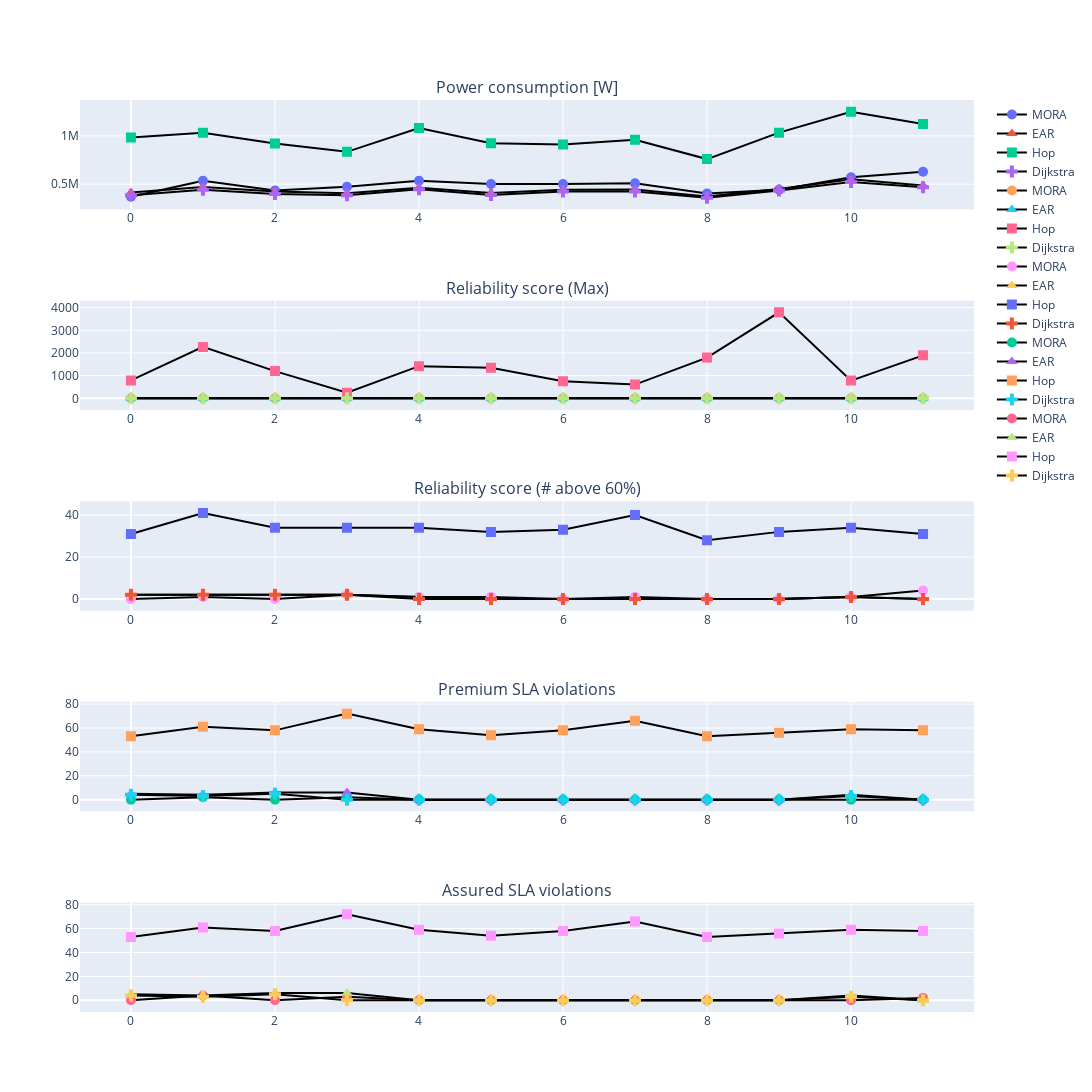

Notebook source saved alongside this figure:
### Code cell
attributes = [df_MORA.columns[1], df_MORA.columns[2], df_MORA.columns[3], df_MORA.columns[6], df_MORA.columns[7]]
fig = make_subplots(rows=len(attributes), cols=1, subplot_titles=(df_MORA.columns[1], df_MORA.columns[2], df_MORA.columns[3], df_MORA.columns[6], df_MORA.columns[7]))
for idx, att in enumerate(attributes):
    
    pw_MORA = df_MORA[att]
    pw_EAR = df_EAR[att]
    pw_Hop = df_hop[att]
    pw_D = df_D[att]

    fig.add_trace(go.Scatter(x=x_axis, y=pw_MORA,
                        mode='lines+markers',
                        name='MORA', marker_symbol='circle', marker=dict(
                                color='rgba(3, 252, 32)',
                                size=10,)), row = idx+1, col=1)

    fig.add_trace(go.Scatter(x=x_axis, y=pw_EAR,
                        mode='lines+markers',
                        name='EAR', marker_symbol='triangle-up', marker=dict(
                                color='rgba(252, 3, 3)',
                                size=10,)), row = idx+1, col=1)
    
    fig.add_trace(go.Scatter(x=x_axis, y=pw_Hop,
                        mode='lines+markers',
                        name='Hop', marker_symbol='square', marker=dict(
                                color='rgba(3, 20, 252)',
                                size=10,)), row = idx+1, col=1)
    
    
    fig.add_trace(go.Scatter(x=x_axis, y=pw_D,
                        mode='lines+markers',
                        name='Dijkstra', marker_symbol='cross', marker=dict(
                                color='rgba(252, 132, 3)',
                                size=10,)), row = idx+1, col=1)
    
fig.update_layout(
autosize=False,
width=1300,
height=1200,)


fig.show()

### Figure 1 — Plotly figure (JSON) as saved in the notebook; plotly's stock layout.template omitted (floating-point values rounded to 4 significant figures)
{"data": [{"marker": {"color": "rgba(3, 252, 32)", "size": 10, "symbol": "circle"}, "mode": "lines+markers", "name": "MORA", "type": "scatter", "x": [0, 1, 2, 3, 4, 5, 6, 7, 8, 9, 10, 11], "xaxis": "x", "y": [369669, 534997, 435115, 474070, 534765, 501610, 501384, 508720, 402717, 443046, 571841, 629356], "yaxis": "y"}, {"marker": {"color": "rgba(252, 3, 3)", "size": 10, "symbol": "triangle-up"}, "mode": "lines+markers", "name": "EAR", "type": "scatter", "x": [0, 1, 2, 3, 4, 5, 6, 7, 8, 9, 10, 11], "xaxis": "x", "y": [412657, 470452, 424338, 406998, 463213, 408386, 443161, 445484, 371880, 449625, 550099, 486322], "yaxis": "y"}, {"marker": {"color": "rgba(3, 20, 252)", "size": 10, "symbol": "square"}, "mode": "lines+markers", "name": "Hop", "type": "scatter", "x": [0, 1, 2, 3, 4, 5, 6, 7, 8, 9, 10, 11], "xaxis": "x", "y": [982643, 1032242, 920847, 834554, 1081176, 922617, 909650, 959162, 759603, 1033277, 1249697, 1122785], "yaxis": "y"}, {"marker": {"color": "rgba(252, 132, 3)", "size": 10, "symbol": "cross"}, "mode": "lines+markers", "name": "Dijkstra", "type": "scatter", "x": [0, 1, 2, 3, 4, 5, 6, 7, 8, 9, 10, 11], "xaxis": "x", "y": [385574, 442524, 397415, 386597, 447201, 388921, 424958, 423466, 359932, 434135, 521723, 468528], "yaxis": "y"}, {"marker": {"color": "rgba(3, 252, 32)", "size": 10, "symbol": "circle"}, "mode": "lines+markers", "name": "MORA", "type": "scatter", "x": [0, 1, 2, 3, 4, 5, 6, 7, 8, 9, 10, 11], "xaxis": "x2", "y": [0.1282, 1.365, 0.4113, 1.537, 0.7407, 0.8178, 0.4852, 0.8435, 0.2285, 0.5954, 0.7699, 1.388], "yaxis": "y2"}, {"marker": {"color": "rgba(252, 3, 3)", "size": 10, "symbol": "triangle-up"}, "mode": "lines+markers", "name": "EAR", "type": "scatter", "x": [0, 1, 2, 3, 4, 5, 6, 7, 8, 9, 10, 11], "xaxis": "x2", "y": [1.431, 1.441, 1.406, 1.056, 0.6103, 0.4142, 0.5272, 0.3793, 0.1587, 0.1962, 1.213, 0.06853], "yaxis": "y2"}, {"marker": {"color": "rgba(3, 20, 252)", "size": 10, "symbol": "square"}, "mode": "lines+markers", "name": "Hop", "type": "scatter", "x": [0, 1, 2, 3, 4, 5, 6, 7, 8, 9, 10, 11], "xaxis": "x2", "y": [790.6, 2269.0, 1201.0, 248.0, 1418.0, 1353.0, 758.9, 607.4, 1797.0, 3791.0, 782.5, 1896.0], "yaxis": "y2"}, {"marker": {"color": "rgba(252, 132, 3)", "size": 10, "symbol": "cross"}, "mode": "lines+markers", "name": "Dijkstra", "type": "scatter", "x": [0, 1, 2, 3, 4, 5, 6, 7, 8, 9, 10, 11], "xaxis": "x2", "y": [1.301, 1.312, 1.312, 0.9741, 0.5648, 0.3636, 0.4451, 0.327, 0.1255, 0.1962, 1.206, 0.03204], "yaxis": "y2"}, {"marker": {"color": "rgba(3, 252, 32)", "size": 10, "symbol": "circle"}, "mode": "lines+markers", "name": "MORA", "type": "scatter", "x": [0, 1, 2, 3, 4, 5, 6, 7, 8, 9, 10, 11], "xaxis": "x3", "y": [0, 1, 0, 2, 1, 1, 0, 1, 0, 0, 1, 4], "yaxis": "y3"}, {"marker": {"color": "rgba(252, 3, 3)", "size": 10, "symbol": "triangle-up"}, "mode": "lines+markers", "name": "EAR", "type": "scatter", "x": [0, 1, 2, 3, 4, 5, 6, 7, 8, 9, 10, 11], "xaxis": "x3", "y": [2, 2, 2, 2, 1, 0, 0, 0, 0, 0, 1, 0], "yaxis": "y3"}, {"marker": {"color": "rgba(3, 20, 252)", "size": 10, "symbol": "square"}, "mode": "lines+markers", "name": "Hop", "type": "scatter", "x": [0, 1, 2, 3, 4, 5, 6, 7, 8, 9, 10, 11], "xaxis": "x3", "y": [31, 41, 34, 34, 34, 32, 33, 40, 28, 32, 34, 31], "yaxis": "y3"}, {"marker": {"color": "rgba(252, 132, 3)", "size": 10, "symbol": "cross"}, "mode": "lines+markers", "name": "Dijkstra", "type": "scatter", "x": [0, 1, 2, 3, 4, 5, 6, 7, 8, 9, 10, 11], "xaxis": "x3", "y": [2, 2, 2, 2, 0, 0, 0, 0, 0, 0, 1, 0], "yaxis": "y3"}, {"marker": {"color": "rgba(3, 252, 32)", "size": 10, "symbol": "circle"}, "mode": "lines+markers", "name": "MORA", "type": "scatter", "x": [0, 1, 2, 3, 4, 5, 6, 7, 8, 9, 10, 11], "xaxis": "x4", "y": [0, 2, 0, 2, 0, 0, 0, 0, 0, 0, 0, 0], "yaxis": "y4"}, {"marker": {"color": "rgba(252, 3, 3)", "size": 10, "symbol": "triangle-up"}, "mode": "lines+markers", "name": "EAR", "type": "scatter", "x": [0, 1, 2, 3, 4, 5, 6, 7, 8, 9, 10, 11], "xaxis": "x4", "y": [5, 4, 6, 6, 0, 0, 0, 0, 0, 0, 4, 0], "yaxis": "y4"}, {"marker": {"color": "rgba(3, 20, 252)", "size": 10, "symbol": "square"}, "mode": "lines+markers", "name": "Hop", "type": "scatter", "x": [0, 1, 2, 3, 4, 5, 6, 7, 8, 9, 10, 11], "xaxis": "x4", "y": [53, 61, 58, 72, 59, 54, 58, 66, 53, 56, 59, 58], "yaxis": "y4"}, {"marker": {"color": "rgba(252, 132, 3)", "size": 10, "symbol": "cross"}, "mode": "lines+markers", "name": "Dijkstra", "type": "scatter", "x": [0, 1, 2, 3, 4, 5, 6, 7, 8, 9, 10, 11], "xaxis": "x4", "y": [4, 3, 5, 0, 0, 0, 0, 0, 0, 0, 3, 0], "yaxis": "y4"}, {"marker": {"color": "rgba(3, 252, 32)", "size": 10, "symbol": "circle"}, "mode": "lines+markers", "name": "MORA", "type": "scatter", "x": [0, 1, 2, 3, 4, 5, 6, 7, 8, 9, 10, 11], "xaxis": "x5", "y": [0, 4, 0, 3, 0, 0, 0, 0, 0, 0, 0, 2], "yaxis": "y5"}, {"marker": {"color": "rgba(252, 3, 3)", "size": 10, "symbol": "triangle-up"}, "mode": "lines+markers", "name": "EAR", "type": "scatter", "x": [0, 1, 2, 3, 4, 5, 6, 7, 8, 9, 10, 11], "xaxis": "x5", "y": [5, 4, 6, 6, 0, 0, 0, 0, 0, 0, 4, 0], "yaxis": "y5"}, {"marker": {"color": "rgba(3, 20, 252)", "size": 10, "symbol": "square"}, "mode": "lines+markers", "name": "Hop", "type": "scatter", "x": [0, 1, 2, 3, 4, 5, 6, 7, 8, 9, 10, 11], "xaxis": "x5", "y": [53, 61, 58, 72, 59, 54, 58, 66, 53, 56, 59, 58], "yaxis": "y5"}, {"marker": {"color": "rgba(252, 132, 3)", "size": 10, "symbol": "cross"}, "mode": "lines+markers", "name": "Dijkstra", "type": "scatter", "x": [0, 1, 2, 3, 4, 5, 6, 7, 8, 9, 10, 11], "xaxis": "x5", "y": [4, 3, 5, 0, 0, 0, 0, 0, 0, 0, 3, 0], "yaxis": "y5"}], "layout": {"annotations": [{"font": {"size": 16}, "showarrow": false, "text": "Power consumption [W]", "x": 0.5, "xanchor": "center", "xref": "paper", "y": 1, "yanchor": "bottom", "yref": "paper"}, {"font": {"size": 16}, "showarrow": false, "text": "Reliability score (Max)", "x": 0.5, "xanchor": "center", "xref": "paper", "y": 0.78, "yanchor": "bottom", "yref": "paper"}, {"font": {"size": 16}, "showarrow": false, "text": "Reliability score (# above 60%)", "x": 0.5, "xanchor": "center", "xref": "paper", "y": 0.56, "yanchor": "bottom", "yref": "paper"}, {"font": {"size": 16}, "showarrow": false, "text": "Premium SLA violations", "x": 0.5, "xanchor": "center", "xref": "paper", "y": 0.34, "yanchor": "bottom", "yref": "paper"}, {"font": {"size": 16}, "showarrow": false, "text": "Assured SLA violations", "x": 0.5, "xanchor": "center", "xref": "paper", "y": 0.12, "yanchor": "bottom", "yref": "paper"}], "autosize": false, "height": 1200, "width": 1300, "xaxis": {"anchor": "y", "autorange": true, "domain": [0, 1], "range": [-0.6901, 11.69], "type": "linear"}, "xaxis2": {"anchor": "y2", "autorange": true, "domain": [0, 1], "range": [-0.6901, 11.69], "type": "linear"}, "xaxis3": {"anchor": "y3", "autorange": true, "domain": [0, 1], "range": [-0.6901, 11.69], "type": "linear"}, "xaxis4": {"anchor": "y4", "autorange": true, "domain": [0, 1], "range": [-0.6901, 11.69], "type": "linear"}, "xaxis5": {"anchor": "y5", "autorange": true, "domain": [0, 1], "range": [-0.6901, 11.69], "type": "linear"}, "yaxis": {"anchor": "x", "autorange": true, "domain": [0.88, 1], "range": [247200.0, 1362000.0], "type": "linear"}, "yaxis2": {"anchor": "x2", "autorange": true, "domain": [0.66, 0.78], "range": [-480.1, 4271.0], "type": "linear"}, "yaxis3": {"anchor": "x3", "autorange": true, "domain": [0.44, 0.56], "range": [-5.193, 46.19], "type": "linear"}, "yaxis4": {"anchor": "x4", "autorange": true, "domain": [0.22, 0.34], "range": [-9.12, 81.12], "type": "linear"}, "yaxis5": {"anchor": "x5", "autorange": true, "domain": [0, 0.12], "range": [-9.12, 81.12], "type": "linear"}}}
